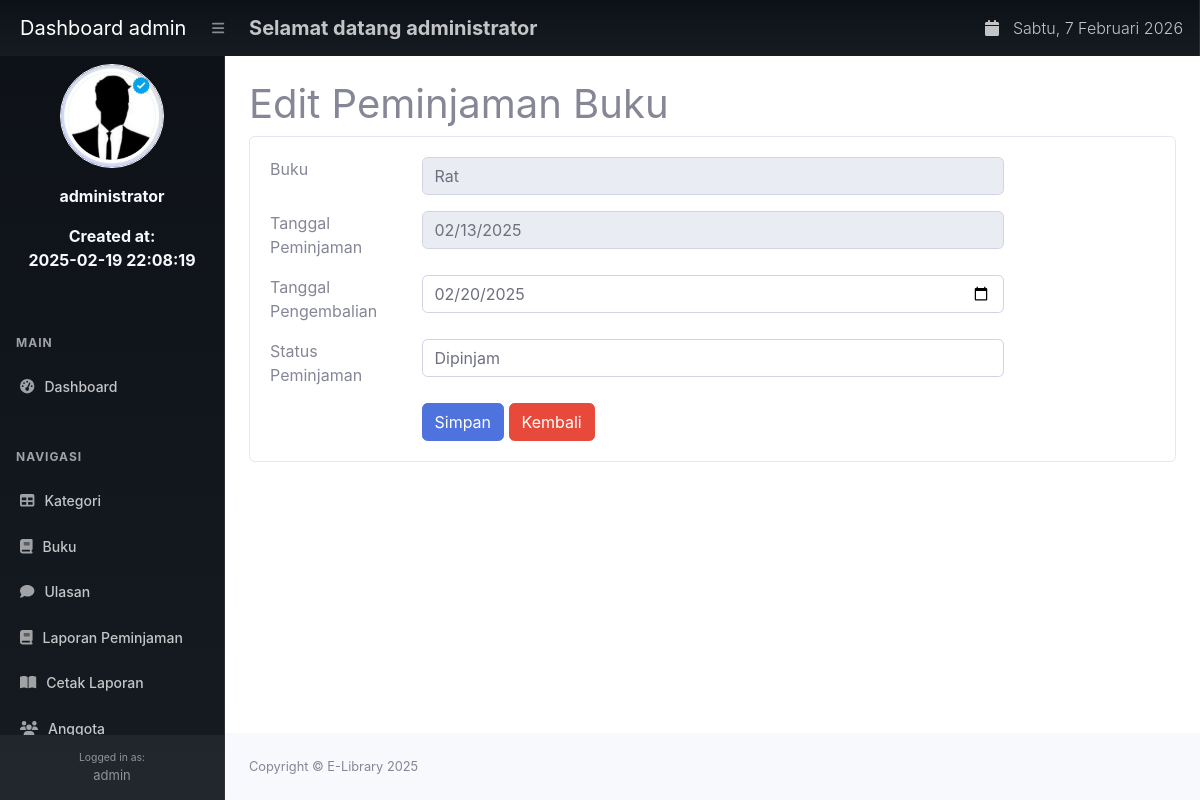
Screenshot of /index.php?page=peminjaman_ubah&&id=20 (signed in) with the database file from the repository.
### tables this page shows
CREATE TABLE `peminjaman` (
  `id_peminjaman` int NOT NULL,
  `id_user` int DEFAULT NULL,
  `id_buku` int DEFAULT NULL,
  `tanggal_peminjaman` varchar(255) DEFAULT NULL,
  `tanggal_pengembalian` varchar(255) DEFAULT NULL,
  `status_peminjaman` enum('dipinjam','dikembalikan') DEFAULT NULL
);

CREATE TABLE `buku` (
  `id_buku` int NOT NULL,
  `id_kategori` int DEFAULT NULL,
  `judul` varchar(255) DEFAULT NULL,
  `penulis` varchar(255) DEFAULT NULL,
  `penerbit` varchar(255) DEFAULT NULL,
  `tahun_terbit` varchar(255) DEFAULT NULL,
  `deskripsi` text,
  `stok` int NOT NULL,
  `gambar` varchar(255) NOT NULL
);

### peminjaman_ubah.php (the view, shortened to what this page needs)
<?php
if ($_SESSION['user']['level'] != 'peminjam') {
    $page_pinjam = '?page=peminjaman_admin';
} else {
    $page_pinjam = '?page=peminjaman';
}
$id = $_GET['id'] ?? null;
$query = mysqli_query($conn, "SELECT * FROM peminjaman JOIN buku ON peminjaman.id_buku = buku.id_buku WHERE id_peminjaman='$id'");
$data = mysqli_fetch_array($query);
?>
<h1 class="mt-4">Edit Peminjaman Buku</h1>
<div class="card">
    <div class="card-body">
        <form method="post">
            <div class="row mb-3">
                <div class="col-md-2">Buku</div>
                <div class="col-md-8">
                    <input type="text" class="form-control" value="<?php echo $data['judul']; ?>" readonly>
                </div>
            </div>
            <div class="row mb-3">
                <div class="col-md-2">Tanggal Peminjaman</div>
                <div class="col-md-8">
                    <input type="date" class="form-control" name="tanggal_peminjaman" id="tanggal_peminjaman" value="<?php echo $data['tanggal_peminjaman']; ?>" readonly>
                </div>
            </div>
            <div class="row mb-3">
                <div class="col-md-2">Tanggal Pengembalian</div>
                <div class="col-md-8">
                    <input type="date" class="form-control" name="tanggal_pengembalian" id="tanggal_pengembalian" value="<?php echo $data['tanggal_pengembalian']; ?>" required>
                </div>
            </div>
            <div class="row mb-3">
                <div class="col-md-2">Status Peminjaman</div>
                <div class="col-md-8">
                    <select name="status_peminjaman" class="form-control" required>
                        <option value="dipinjam" <?php if($data['status_peminjaman'] == 'dipinjam') echo "selected"; ?>>Dipinjam</option>
                    </select>
                </div>
            </div>
            <div class="row">
                <div class="col-md-2"></div>
                <div class="col-md-8">
                    <button type="submit" class="btn btn-primary" name="submit" id="submitBtn">Simpan</button>
                    <a href="<?php echo $page_pinjam; ?>" class="btn btn-danger">Kembali</a>
                </div>
            </div>
        </form>
    </div>
</div>

### rows the page displays
peminjaman: id_buku.judul "Rat", tanggal_peminjaman "02/13/2025", tanggal_pengembalian "02/20/2025", status_peminjaman "Dipinjam"

### other values shown
$_SESSION['user']['level'] "admin"
$_SESSION['user']['nama'] "administrator"
$_SESSION['user']['created_at'] "2025-02-19 22:08:19"
